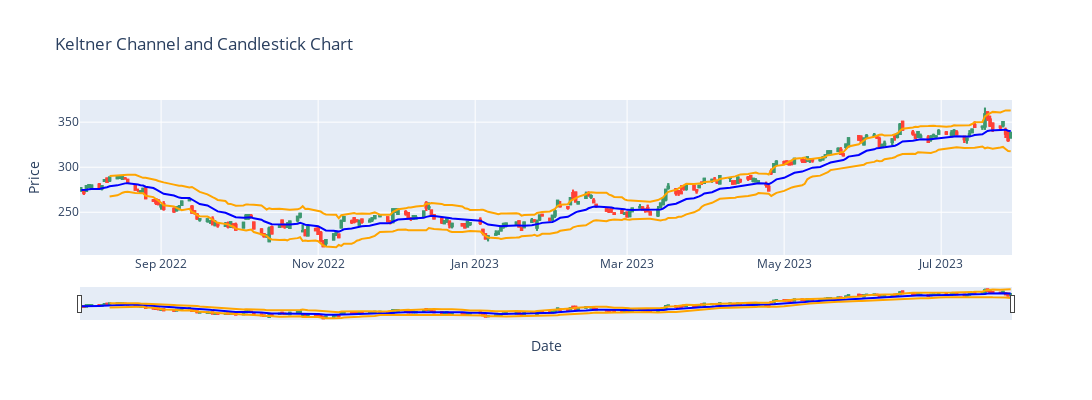

Notebook source saved alongside this figure:
### Code cell
# Keltner Channel and Candlestick
fig.add_trace(candlestick)

fig.add_trace(go.Scatter(
    x=data.index, y=EMA,
    mode='lines',
    name='EMA',
    line=dict(color='blue')
))
fig.add_trace(go.Scatter(
    x=data.index, y=upper_band,
    mode='lines',
    name='Upper Band',
    line=dict(color='orange')
))
fig.add_trace(go.Scatter(
    x=data.index, y=lower_band,
    mode='lines',
    name='Lower Band',
    line=dict(color='orange')
))

fig.update_layout(
        title='Keltner Channel and Candlestick Chart',
        xaxis=dict(title='Date'),
        yaxis=dict(title='Price')
    )

# Show the combined plot
fig.show()

### Figure 1 — Plotly figure (JSON) as saved in the notebook; plotly's stock layout.template omitted (floating-point values rounded to 4 significant figures; data arrays with more than 128 entries replaced by an {"elided": "..."} marker saying what was removed)
{"data": [{"close": {"elided": "250 float values"}, "high": {"elided": "250 float values"}, "low": {"elided": "250 float values"}, "open": {"elided": "250 float values"}, "type": "candlestick", "x": {"elided": "250 str values"}}, {"close": {"elided": "250 float values"}, "high": {"elided": "250 float values"}, "low": {"elided": "250 float values"}, "open": {"elided": "250 float values"}, "type": "candlestick", "x": {"elided": "250 str values"}}, {"line": {"color": "blue"}, "mode": "lines", "name": "EMA", "type": "scatter", "x": {"elided": "250 str values"}, "y": {"elided": "250 float values"}}, {"line": {"color": "orange"}, "mode": "lines", "name": "Upper Band", "type": "scatter", "x": {"elided": "250 str values"}, "y": {"elided": "250 float values"}}, {"line": {"color": "orange"}, "mode": "lines", "name": "Lower Band", "type": "scatter", "x": {"elided": "250 str values"}, "y": {"elided": "250 float values"}}], "layout": {"height": 400, "showlegend": false, "title": {"text": "Keltner Channel and Candlestick Chart"}, "width": 1500, "xaxis": {"title": {"text": "Date"}}, "yaxis": {"title": {"text": "Price"}}}}
